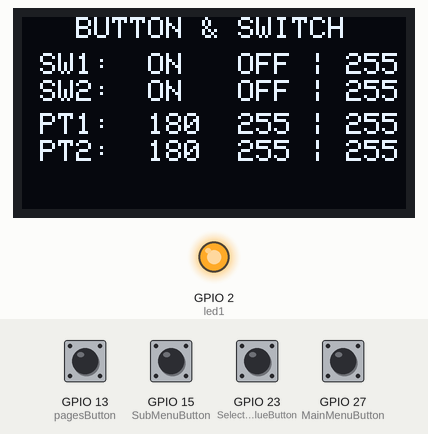
Simulated run of this sketch. Board: ESP32. On the bench: 128×64 one-colour display, output pins drawn as LEDs (lit = HIGH). The inputs (shaded band) are chosen by the test bench; at power-on: GPIO 13 (pagesButton), GPIO 15 (SubMenuButton), GPIO 23 (SelectSubMenuValueButton), GPIO 27 (MainMenuButton) HIGH. EEPROM starts erased; what the sketch prints to the serial monitor is not drawn.

Above: at 1.2 s.
1.3 s: GPIO 27 (MainMenuButton) pulled LOW for 1 s
At 2.44 s:
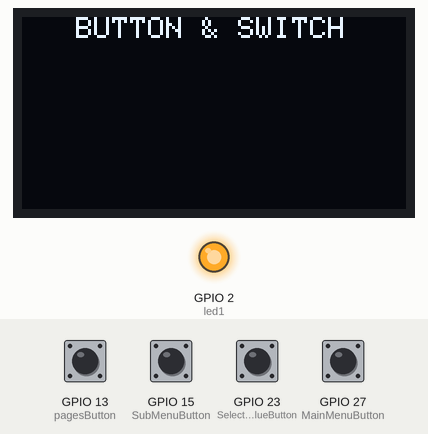
3.8 s: GPIO 27 (MainMenuButton) pulled LOW for 0.2 s
At 5.3 s:
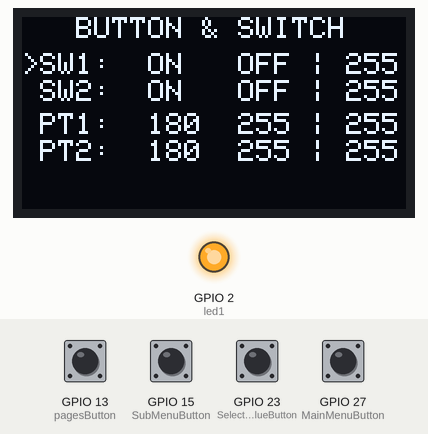
5.6 s: GPIO 15 (SubMenuButton) pulled LOW for 0.2 s
At 6.9 s:
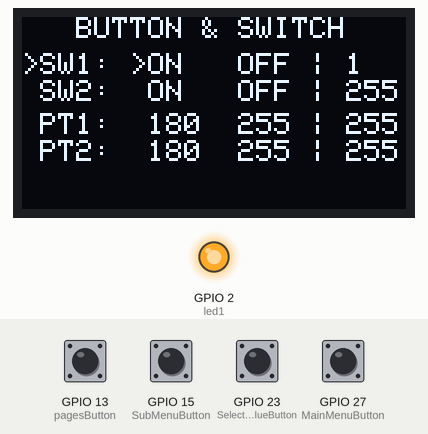
7.6 s: GPIO 15 (SubMenuButton) pulled LOW for 1 s
At 9.8 s:
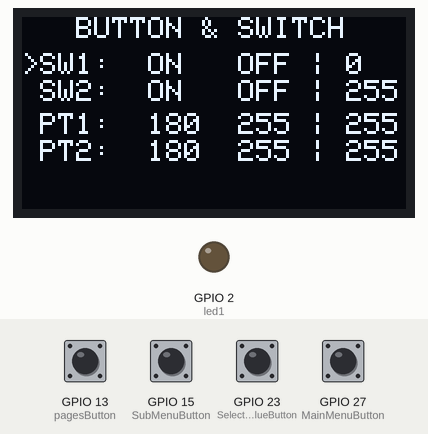
10.1 s: GPIO 27 (MainMenuButton) pulled LOW for 1 s
At 10.48 s:
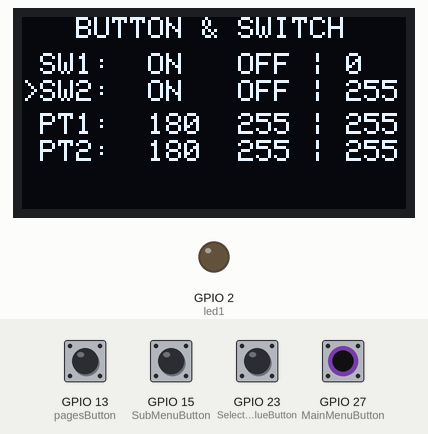
12.6 s: GPIO 15 (SubMenuButton) driven LOW and GPIO 27 (MainMenuButton) driven LOW
At 13.16 s:
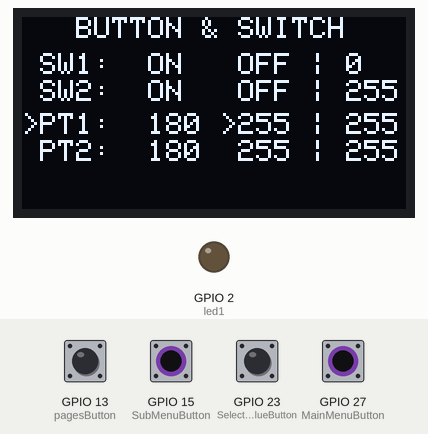
Timing chart, 0 to 16.2 s (numbered marks = the images above; inputs shaded):
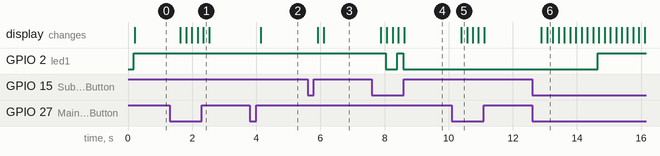

The sketch:

ESP32_OLED_SWITCH_MENU.ino
```cpp
#include<EEPROM.h>
#include <Wire.h>
#include <Adafruit_GFX.h>
#include <Adafruit_SSD1306.h>

#define SCREEN_WIDTH 128 // OLED display width, in pixels
#define SCREEN_HEIGHT 64 // OLED display height, in pixels
// Declaration for SSD1306 display connected using I2C
#define OLED_RESET     -1 // Reset pin # (or -1 if sharing Arduino reset pin)
#define SCREEN_ADDRESS 0x3C
Adafruit_SSD1306 display(SCREEN_WIDTH, SCREEN_HEIGHT, &Wire, OLED_RESET);

#define MainMenuButton 27
#define SubMenuButton 15
#define SelectSubMenuValueButton 23
#define pagesButton 13


int MainMenuSelect = 0;
int SubMenuSelect = 0;
int SelectSubMenuValue = 0;
int pagesCount = 0;

int totalMenus = 6;
int totalSubMenus = 2;
int totalSubMenuValue = 2;
int totalPages = 3;


int led1 = 2;
int ledstate1 = 0;
int ledstate2 = 0;
int potvalue1;
int potvalue2;

byte led1_address = 1;
byte led2_address = 2;
byte pot1_address = 3;
byte pot2_address = 4;
//int led1_value;

void setup() {
  Serial.begin(115200);
  EEPROM.begin(255);
  pinMode(MainMenuButton, INPUT_PULLUP);
  pinMode(SubMenuButton, INPUT_PULLUP);
  pinMode(SelectSubMenuValueButton, INPUT_PULLUP);
  pinMode(pagesButton, INPUT_PULLUP);
  pinMode(led1, OUTPUT);

  display.begin(SSD1306_SWITCHCAPVCC, 0x3C);
//  display.clearDisplay();
//  display.setTextColor(WHITE);
//  display.setTextSize(1);
//  display.setCursor(35, 0);
//  display.println("DASHBOARD");
//  display.display();

ledstate1 = EEPROM.read(led1_address);
ledstate2 = EEPROM.read(led2_address);
potvalue1 = EEPROM.read(pot1_address);
potvalue2 = EEPROM.read(pot2_address);

}

void loop() {
  if (digitalRead(MainMenuButton) == LOW) {
    MainMenuSelect++;
    if (MainMenuSelect == totalMenus+1) {
      MainMenuSelect = 0;
    }
        Serial.println(MainMenuSelect);
//    displayMainMenu();
 }

  if (digitalRead(SubMenuButton) == LOW) {
    SubMenuSelect++;
    if (SubMenuSelect == totalSubMenus+1) {
      SubMenuSelect = 0;
    }
  }

  if (digitalRead(SelectSubMenuValueButton) == LOW) {
    SelectSubMenuValue++;
//    Serial.println(SelectSubMenuValue);
    if (SelectSubMenuValue == totalSubMenuValue+1) {
      SelectSubMenuValue = 0;
    }
  }

  if (digitalRead(pagesButton) == LOW) {
    pagesCount++;
//    Serial.println(SelectSubMenuValue);
    if (pagesCount == totalPages+1) {
      pagesCount = 0;
    }
  }

delay(150);


digitalWrite(led1, ledstate1);


switch(pagesCount){

  case 0:
        BUTTON();
        break;
}
 EEPROM.commit();
}


void BUTTON(){
          display.clearDisplay();
          display.setTextColor(WHITE);
          display.setTextSize(1);
          display.setCursor(18, 0);//COL,ROW
          display.println("BUTTON & SWITCH");


         switch(MainMenuSelect){
            case 0:
                  display.setCursor(0,12);display.print(" SW1:");display.print("  ON");display.print("   OFF | ");display.print(ledstate1);
                  display.setCursor(0,21);display.print(" SW2:");display.print("  ON");display.print("   OFF | ");display.print(ledstate2);
                  display.setCursor(0,32);display.print(" PT1:");display.print("  180");display.print("  255 | ");display.print(potvalue1);
                  display.setCursor(0,41);display.print(" PT2:");display.print("  180");display.print("  255 | ");display.print(potvalue2);

                  break;
            case 1:
                  display.setCursor(0,12);display.print(">SW1:");display.print("  ON");display.print("   OFF | ");display.print(ledstate1);
                  display.setCursor(0,21);display.print(" SW2:");display.print("  ON");display.print("   OFF | ");display.print(ledstate2);
                  display.setCursor(0,32);display.print(" PT1:");display.print("  180");display.print("  255 | ");display.print(potvalue1);
                  display.setCursor(0,41);display.print(" PT2:");display.print("  180");display.print("  255 | ");display.print(potvalue2);
                  switch(SubMenuSelect){
                         case 0:
                                display.setCursor(0,12);display.print(">SW1:");display.print("  ON");display.print("   OFF");
                                break;
                         case 1:
                                display.setCursor(0,12);display.print(">SW1:");display.print(" >ON");display.print("   OFF");
                                ledstate1 = 1;
                                EEPROM.write(led1_address, 1);
                                break;
                         case 2:
                                display.setCursor(0,12);display.print(">SW1:");display.print("  ON");display.print("  >OFF");
                                EEPROM.write(led1_address, 0);
                                ledstate1 = 0;
                                break;
                  }
                  break;
            case 2:
                  display.setCursor(0,12);display.print(" SW1:");display.print("  ON");display.print("   OFF | ");display.print(ledstate1);
                  display.setCursor(0,21);display.print(">SW2:");display.print("  ON");display.print("   OFF | ");display.print(ledstate2);
                  display.setCursor(0,32);display.print(" PT1:");display.print("  180");display.print("  255 | ");display.print(potvalue1);
                  display.setCursor(0,41);display.print(" PT2:");display.print("  180");display.print("  255 | ");display.print(potvalue2);
                  switch(SubMenuSelect){
                         case 0:
                                display.setCursor(0,21);display.print(">SW2:");display.print("  ON");display.print("   OFF");
                                break;
                         case 1:
                                display.setCursor(0,21);display.print(">SW2:");display.print(" >ON");display.print("   OFF");
                                EEPROM.write(led2_address, 1);
                                break;
                         case 2:
                                display.setCursor(0,21);display.print(">SW2:");display.print("  ON");display.print("  >OFF");
                                EEPROM.write(led2_address, 0);
                                break;
                  }
                  break;
            case 3:
                  display.setCursor(0,12);display.print(" SW1:");display.print("  ON");display.print("   OFF | ");display.print(ledstate1);
                  display.setCursor(0,21);display.print(" SW2:");display.print("  ON");display.print("   OFF | ");display.print(ledstate2);
                  display.setCursor(0,32);display.print(">PT1:");display.print("  180");display.print("  255 | ");display.print(potvalue1);
                  display.setCursor(0,41);display.print(" PT2:");display.print("  180");display.print("  255 | ");display.print(potvalue2);
                  switch(SubMenuSelect){
                         case 0:
                                display.setCursor(0,32);display.print(">PT1:");display.print("  180");display.print("  255");
                                break;
                         case 1:
                                display.setCursor(0,32);display.print(">PT1:");display.print(" >180");display.print("  255");
                                EEPROM.write(pot1_address, 180);
                                break;
                         case 2:
                                display.setCursor(0,32);display.print(">PT1:");display.print("  180");display.print(" >255");
                                EEPROM.write(pot1_address, 255);
                                break;
                  }
                  break;
            case 4:
                  display.setCursor(0,12);display.print(" SW1:");display.print("  ON");display.print("   OFF | ");display.print(ledstate1);
                  display.setCursor(0,21);display.print(" SW2:");display.print("  ON");display.print("   OFF | ");display.print(ledstate2);
                  display.setCursor(0,32);display.print(" PT1:");display.print("  180");display.print("  255 | ");display.print(potvalue1);
                  display.setCursor(0,41);display.print(">PT2:");display.print("  180");display.print("  255 | ");display.print(potvalue2);
                  switch(SubMenuSelect){
                         case 0:
                                display.setCursor(0,41);display.print(">PT2:");display.print("  180");display.print("  255");
                                break;
                         case 1:
                                display.setCursor(0,41);display.print(">PT2:");display.print(" >180");display.print("  255");
                                EEPROM.write(pot2_address, 180);
                                break;
                         case 2:
                                display.setCursor(0,41);display.print(">PT2:");display.print("  180");display.print(" >255");
                                EEPROM.write(pot2_address, 255);
                                break;
                  }
                  break;

             case 5:
                 MainMenuSelect = 0;
                  break;
                  }
                  display.display();
}


//
//
//void MENU(String pageName, String subMenuValue1,String subMenuValue2, int savedValue1, int savedValue2, int address1, int address2, int value1, int value2, String subMenu1,String subMenu2){
//          display.clearDisplay();
//          display.setTextColor(WHITE);
//          display.setTextSize(1);
//          display.setCursor(17, 0);//COL,ROW
//          display.println(pageName);
////          display.setCursor(0,5);//COL,ROW
////          display.println("---------------------");
//
//
//          display.setCursor(0,12);display.print(subMenu1+":");display.print(savedValue1);
//          display.setCursor(64,12);display.print(subMenu2+":");display.print(savedValue2);
//
//         switch(MainMenuSelect){
//            case 0:
//                  display.setCursor(0,40);display.print(" "+subMenu1);display.print(" "+subMenu2);
//                  display.setCursor(0,55);display.print("Press To Select Menu");
//                  display.display();
//                  break;
//            case 1:
//                  display.setCursor(0,40);display.print(">"+subMenu1);display.print(" "+subMenu2);
//                  switch(SubMenuSelect){
//                         case 0:
////                                EEPROM.write(pot1_address, pot1_value);
//                                display.setCursor(10,55);display.print("  ["+subMenuValue1+"] ");display.print("   ["+subMenuValue2+"]");
//                                display.display();
//                                break;
//                         case 1:
//                                EEPROM.write(address1, value1);
//                                display.setCursor(10,55);display.print("=>["+subMenuValue1+"] ");display.print("   ["+subMenuValue2+"]");
//                                display.display();
//                                break;
//                         case 2:
//                                EEPROM.write(address1, value2);
//                                display.setCursor(10,55);display.print("  ["+subMenuValue1+"] ");display.print(" =>["+subMenuValue2+"]");
//                                display.display();
//                                break;
//                  }
//                  break;
//            case 2:
//                  display.setCursor(0,40);display.print(" "+subMenu1);display.print(">"+subMenu2);
//                  switch(SubMenuSelect){
//                         case 0:
//                                display.setCursor(10,55);display.print("  ["+subMenuValue1+"] ");display.print("   ["+subMenuValue2+"]");
//                                display.display();
//                                break;
//                         case 1:
//                                EEPROM.write(address2, value1);
//                                display.setCursor(10,55);display.print("=>["+subMenuValue1+"] ");display.print("   ["+subMenuValue2+"]");
//                                display.display();
//                                break;
//                         case 2:
//                                EEPROM.write(address2, value2);
//                                display.setCursor(10,55);display.print("  ["+subMenuValue1+"] ");display.print(" =>["+subMenuValue2+"]");
//                                display.display();
//                                break;
//                  }
//                  break;
//
//                  }
//}
```

Measured:
- after the input at 1.3 s, the display: first changes after 0.33 s (image 1 shows a later state)
- after the input at 3.8 s, the display: changes after 0.34 s (image 2)
- after the input at 5.6 s, the display: first changes after 0.32 s (image 3 shows a later state)
- after the input at 7.6 s, GPIO 2 (led1): HIGH → LOW after 0.44 s, → HIGH 0.36 s later, → LOW 0.18 s later; the display: first changes after 0.29 s (image 4 shows a later state)
- after the input at 10.1 s, the display: changes after 0.29 s (image 5)
- after the input at 12.6 s, GPIO 2 (led1): LOW → HIGH after 2.1 s; the display: first changes after 0.29 s (image 6 shows a later state)
